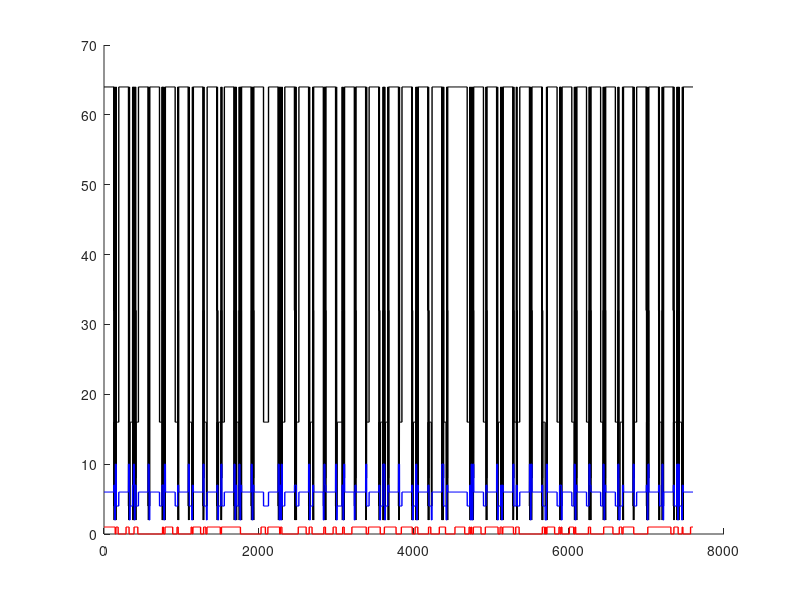

Write the MATLAB code that produced this figure. (Note: this script raises an error after producing the figure.)
function make_IR_abbriged_plusTargetVec
% 

rng('shuffle')

AMrates = 2.^[1:6];  %2-64 Hz
periodic_rates = [2 4 8 16 32 64];

irreg_chunk_dur = 2*sum(1./AMrates);


load IRsequences.mat

IR_rateVec_1     = [IR_A IR_C];
IR_rateVec_1_inv = [IR_C IR_A];
IR_rateVec_2     = [IR_B IR_D];
IR_rateVec_2_inv = [IR_D IR_B];


IR1 = IR_rateVec_1;
IR2 = IR_rateVec_2_inv;
RG1 = 4;
RG2 = 16;
RG3 = 64;

%% Piece together long AM vector for continuous sound stream

REGblocks = [find(periodic_rates==RG1) find(periodic_rates==RG2) find(periodic_rates==RG3)];
IRblocks  = [7 10];
Blocks = [REGblocks IRblocks];
% block IDs are:
%  [ 2 4 8 16 32 64 IR_rateVec_1 IR_rateVec_1_inv IR_rateVec_2 IR_rateVec_2_inv ]
%    1 2 3  4  5  6        7            8                9           10

try 
    load Block_Order_Target
catch
    
    Block_Order=[];
    for ii = 1:40
        
        this_perm = Blocks(randperm(numel(Blocks)));
        while abs(find(this_perm==7) - find(this_perm==10)) ==1
            this_perm = Blocks(randperm(numel(Blocks)));
        end
        
        Block_Order = [Block_Order this_perm];
    end
    
    save('Block_Order_Target','Block_Order','-v7.3')
    
end

%% Construct period rate vector AND target buffer


IR_rateVecs = [IR_rateVec_1;...
    IR_rateVec_2_inv ];
i_IR_switch = [8;8];

periodic_nCycles = ceil(periodic_rates*irreg_chunk_dur);
% periodic_durations = periodic_nCycles .* (1./periodic_rates);

fullStreamRateVector  = [];
fullStreamBlockVector = [];
fullStreamTargetVector = [];

% track_preREG = [3 4; 4 3; 3 4; 4 3];
for ib = 1:numel(Block_Order)
    
    nextTarget = round(rand(1,1));
    if ib>1
        currTarget = fullStreamTargetVector(end);
    else
        currTarget = nextTarget;
    end
    
    
    % REG block
    if Block_Order(ib)<=max(REGblocks)
        
        fullStreamRateVector = [fullStreamRateVector repmat( AMrates(Block_Order(ib)), 1, periodic_nCycles(Block_Order(ib)) ) ];
        fullStreamBlockVector = [fullStreamBlockVector repmat( Block_Order(ib), 1, periodic_nCycles(Block_Order(ib)) ) ];
        
        thisTargetVec = [ repmat( currTarget, 1, floor(0.75*periodic_nCycles(Block_Order(ib))) ) ...
                          repmat( nextTarget, 1, periodic_nCycles(Block_Order(ib)) - floor(0.75*periodic_nCycles(Block_Order(ib))) )];
        fullStreamTargetVector = [fullStreamTargetVector thisTargetVec ];
        
    % IR block
    else
        
        fullStreamRateVector = [fullStreamRateVector IR_rateVecs(Block_Order(ib)==IRblocks,:)];
        fullStreamBlockVector = [fullStreamBlockVector repmat( Block_Order(ib), 1, size(IR_rateVecs(Block_Order(ib)==IRblocks,:),2) ) ];
        
        thisTargetVec = [ repmat( currTarget, 1, i_IR_switch(Block_Order(ib)==IRblocks,1)-1 ) ...
            repmat( nextTarget, 1, size(IR_rateVecs,2) - i_IR_switch(Block_Order(ib)==IRblocks,1)+1 )];
        fullStreamTargetVector = [fullStreamTargetVector thisTargetVec ];
        
    end
    
end

figure; hold on
plot(fullStreamRateVector,'-k','LineWidth',1)
hold on
plot(fullStreamBlockVector,'-b','LineWidth',1)
plot(fullStreamTargetVector,'-r','LineWidth',1)
set(gca,'yscale','linear')


%%  Save the vector of rates and a vector of block labels, 

keyboard

savefolder = 'SwitchSpectrumSession';
if ~exist(savefolder,'dir')
    mkdir(savefolder)
end
addpath(savefolder)

%%%%%%%%%
% Rates
%%%%%%%%%
buffer = [fullStreamRateVector(1) fullStreamRateVector];
save(fullfile(savefolder,'fullStream_AMrateVec_abriged'),'buffer','-v7.3')

%%%%%%%%%
% Blocks
%%%%%%%%%
stim_array = strsplit(num2str(periodic_rates));
stim_array{end+1} = 'IR_A IR_C';
stim_array{end+1} = 'IR_C IR_A';
stim_array{end+1} = 'IR_B IR_D';
stim_array{end+1} = 'IR_D IR_B';

buffer=[];
buffer = [fullStreamBlockVector(1) fullStreamBlockVector];
save(fullfile(savefolder,'fullStream_BlockVec_abriged'),'buffer','stim_array','-v7.3')

%%%%%%%%%%
% Targets
%%%%%%%%%%

buffer=[];
buffer = [fullStreamTargetVector(1) fullStreamTargetVector];
save(fullfile(savefolder,'fullStream_TargetVec_abriged'),'buffer','-v7.3')



aaa=2343;


%% Estimating stimulus time, number of trials for a session

ml_target = 2.5;%ml
ml_flowrate = 0.28;%ml/m
target_time = ml_target / ml_flowrate * 60;

n_irreg_trials = 26;
irreg_repeats_time = irreg_chunk_dur * 4 * n_irreg_trials;

n_periodic_rates = numel(periodic_rates);
n_periodic_trials = 26;
periodic_time = (n_periodic_rates+2) * irreg_chunk_dur * n_periodic_trials;

standard_stim_time = irreg_repeats_time + periodic_time
ml_consumed = standard_stim_time/60 * ml_flowrate




end









